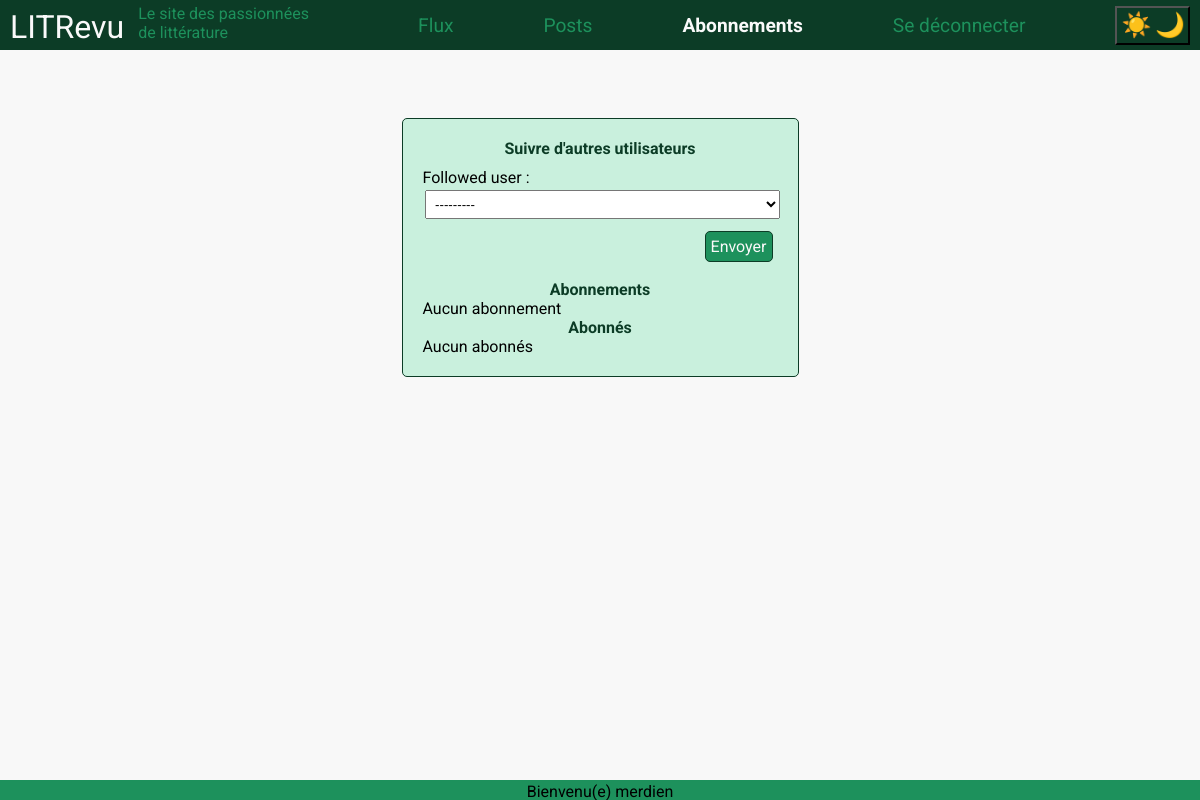
The page /abonnements/ (signed in) on the database as committed earlier.
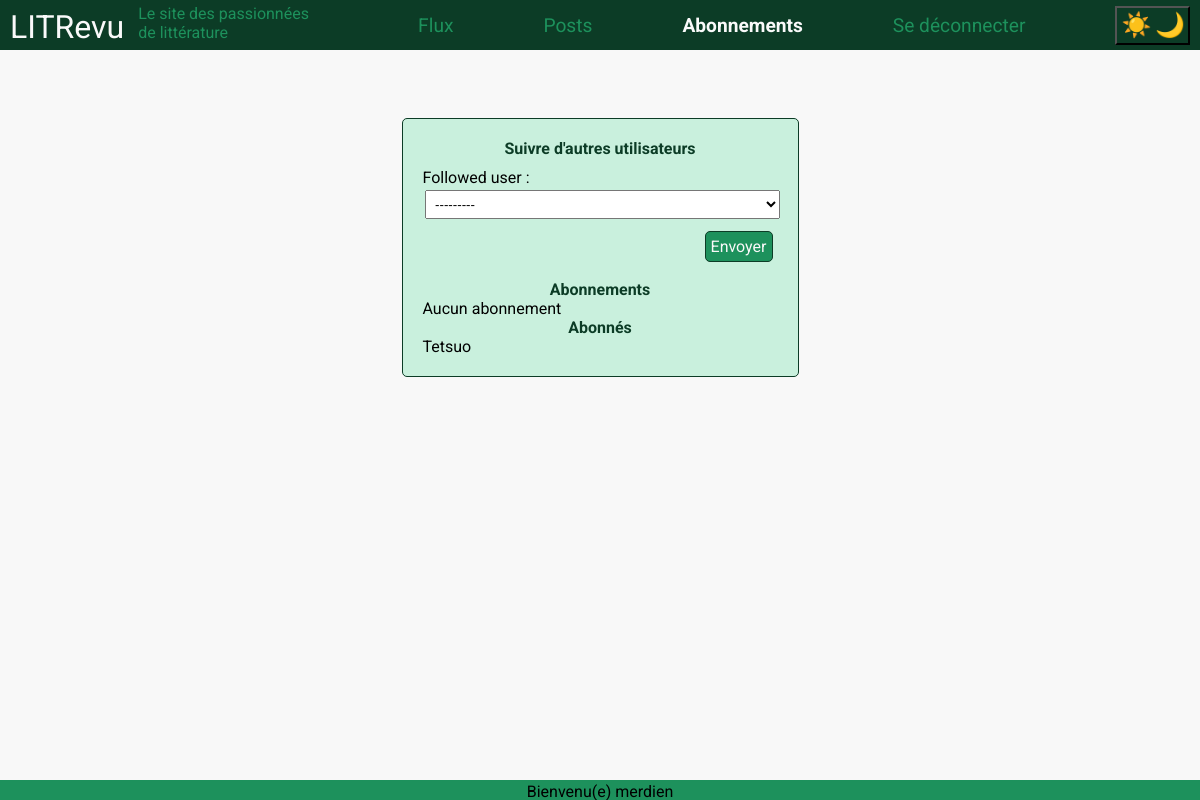
The same page on the database as committed later.
### authentication/models.py (models this page shows)
class UserFollows(models.Model):
    user = models.ForeignKey(
        settings.AUTH_USER_MODEL,
        on_delete=models.CASCADE,
        related_name='following'
    )
    followed_user = models.ForeignKey(
        settings.AUTH_USER_MODEL,
        on_delete=models.CASCADE,
        related_name='followed_by'
    )
    class Meta:
        unique_together = ('user', 'followed_user')

class User(AbstractUser):
    CREATOR = 'CREATOR'
    SUBSCRIBER = 'SUBSCRIBER'
    ROLE_CHOICES = (
        (CREATOR, 'Créateur'),
        (SUBSCRIBER, 'Abonné'),
    )
    profile_photo = models.ImageField(verbose_name='Photo de profil')
    role = models.CharField(max_length=30, choices=ROLE_CHOICES, verbose_name='Rôle')
    follows = models.ManyToManyField(
        'self',
        through='UserFollows',
        symmetrical=False,
        related_name='followers'
    )

### authentication/views.py (the view, shortened to what this page needs)
# urls.py: path("abonnements/", authentication.views.abonnements, name="abonnements")
@login_required
def abonnements(request):
    userFollowsAdd_forms = UserFollowerToAddForm(user=request.user)
    userFollowsByMe = request.user.following.all()
    userFollowsByMe_forms = []
    for userFollowByMe in userFollowsByMe:
        formFollow = UserFollowersForm(instance=userFollowByMe)
        userFollowsByMe_forms.append(formFollow)
    userFollowsMe = request.user.followed_by.all()
    return render(request, "authentication/abonnements.html", context={
        "userFollowsAdd_forms": userFollowsAdd_forms,
        "userFollowsByMe_forms": userFollowsByMe_forms,
        "userFollowsMe": userFollowsMe
    })

### authentication/forms.py
class UserFollowerToAddForm(forms.ModelForm):
    add_follower = forms.BooleanField(widget=forms.HiddenInput, initial=True)
    class Meta:
        model = UserFollows
        exclude = ("user",)
    def __init__(self, *args, **kwargs):
        user = kwargs.pop('user', None)
        super(UserFollowerToAddForm, self).__init__(*args, **kwargs)
        if user:
            already_following = user.follows.all().values_list('id', flat=True)
            self.fields['followed_user'].queryset = User.objects.exclude(
                id__in=[user.id] + list(already_following)
            )

### authentication/templates/authentication/abonnements.html (shortened to what this page needs)
{% extends 'base.html' %}
{% load authentication_extras %}
{% block content %}
    <div class="div_form">
        <h2>Suivre d'autres utilisateurs</h2>
        <form action="" method="post" novalidate>
            {{ userFollowsAdd_forms.as_p }}
            <div>
                <input type="submit" value="Envoyer">
            </div>
        </form>
        <h2>Abonnements</h2>
        {% if userFollowsByMe_forms|length == 0 %}
            <p>Aucun abonnement</p>
        {% endif %}
        <h2>Abonnés</h2>
        {% if userFollowsMe|length == 0 %}
            <p>Aucun abonnés</p>
        {% else %}
            {% for userFollowMe in userFollowsMe%}
                <p>{{ userFollowMe.user }}</p>
            {% endfor %}
        {% endif %}
    </div>
{% endblock content %}

Rows that differ between the two databases and show on the page:
added UserFollows: user "Tetsuo"
Other text that changed with them:
text no longer shown: "Aucun abonnés"
